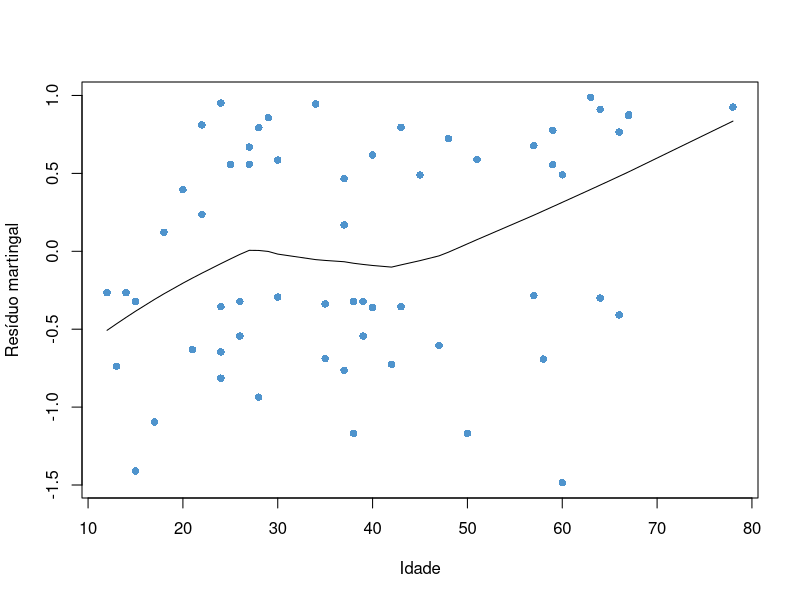
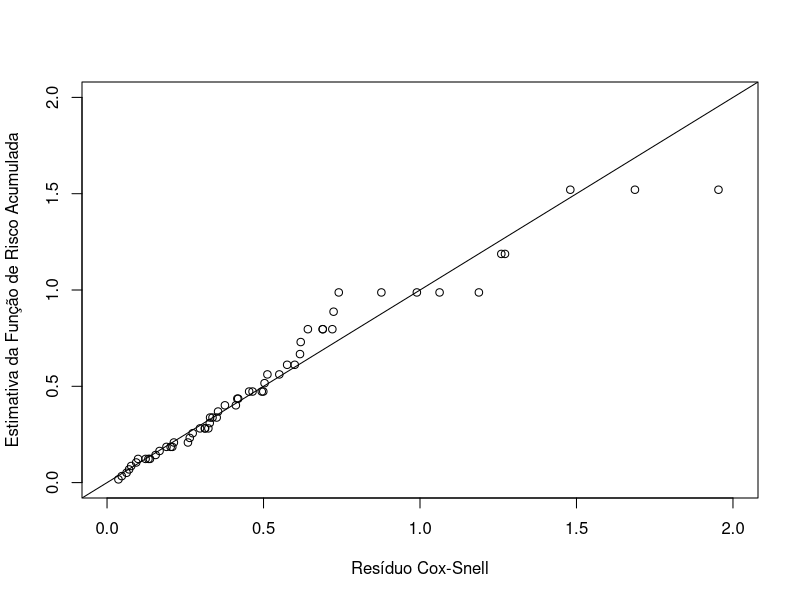

Reproduce these figures in R, in order.
## ---- chunk 1
knitr::opts_chunk$set(warning=FALSE, 
                      # fig.dim = c(5,5),
                      # out.height = '40%',
                      # fig.align = 'center',
                      message=FALSE
                      )

library(tidyverse)
library(ggplot2)
library(knitr)
library(readr)
library(dplyr)


## ---- chunk 2
# QUESTAO 5 ----
# QUESTAO 5a ----
library(survival)
library(survminer)
library(readxl)

q5 = read_excel('data/Lista4_Hodgkins.xlsx')
q5$sex = as.factor(q5$sex)
q5$stage = as.factor(q5$stage)
q5$hist = as.factor(q5$hist)
q5
## ---- chunk 3
q5_cox_a = coxph(Surv(survivaltime, dead)~sex+stage+hist, data = q5)
summary(q5_cox_a)
## ---- chunk 4
plot(q5$age, resid(q5_cox_a), xlab = 'Idade', 
     ylab = 'Resíduo martingal', pch = 16, col = 'steelblue3')
smooth = lowess(q5$age, resid(q5_cox_a), iter = 1)
lines(smooth)
## ---- chunk 5
# 5.b
q5_cox_b = coxph(Surv(survivaltime, dead)~sex+stage+hist+age, data = q5)
summary(q5_cox_b)
## ---- chunk 6
# 5.c
q5_cox_c_age = coxph(Surv(survivaltime, dead)~sex+stage+hist, data = q5)
anova(q5_cox_b, q5_cox_c_age)
## ---- chunk 7
q5_cox_c_sex = coxph(Surv(survivaltime, dead)~age+stage+hist, data = q5)
anova(q5_cox_b, q5_cox_c_sex)
## ---- chunk 8
q5_cox_c_stage = coxph(Surv(survivaltime, dead)~age+sex+hist, data = q5)
anova(q5_cox_b, q5_cox_c_stage)
## ---- chunk 9
q5_cox_c_hist = coxph(Surv(survivaltime, dead)~age+stage+sex, data = q5)
anova(q5_cox_b, q5_cox_c_hist)
## ---- chunk 10
q5_cox = coxph(Surv(survivaltime, dead)~age+stage, data = q5)
summary(q5_cox)
## ---- chunk 11
# 5.d
q5$cox_snell = - (resid(q5_cox) - q5$dead)
q5_cox_snell = coxph(Surv(cox_snell, dead)~1, data = q5)
q5_base = basehaz(q5_cox_snell, centered = FALSE)
plot(q5_base$time, q5_base$hazard, xlab = 'Resíduo Cox-Snell' ,
     ylab = 'Estimativa da Função de Risco Acumulada', xlim = c(0,2), ylim = c(0,2))
abline(0,1)
